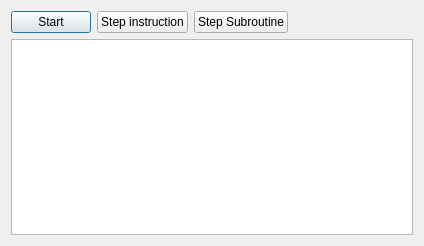
<?xml version="1.0" encoding="UTF-8"?>
<ui version="4.0">
 <class>SourcesView</class>
 <widget class="QDialog" name="SourcesView">
  <property name="geometry">
   <rect>
    <x>0</x>
    <y>0</y>
    <width>424</width>
    <height>246</height>
   </rect>
  </property>
  <layout class="QVBoxLayout" name="verticalLayout">
   <item>
    <layout class="QHBoxLayout" name="horizontalLayout">
     <item>
      <widget class="StartStopButton" name="startStopButton">
       <property name="text">
        <string>Start</string>
       </property>
       <property name="icon">
        <iconset resource="../icons.qrc">
         <normaloff>:/icons/start.png</normaloff>:/icons/start.png</iconset>
       </property>
      </widget>
     </item>
     <item>
      <widget class="QPushButton" name="stepInstructionButton">
       <property name="text">
        <string>Step instruction</string>
       </property>
       <property name="icon">
        <iconset resource="../icons.qrc">
         <normaloff>:/icons/step-instruction.png</normaloff>:/icons/step-instruction.png</iconset>
       </property>
      </widget>
     </item>
     <item>
      <widget class="QPushButton" name="stepSubroutineButton">
       <property name="text">
        <string>Step Subroutine</string>
       </property>
       <property name="icon">
        <iconset resource="../icons.qrc">
         <normaloff>:/icons/step-subroutine.png</normaloff>:/icons/step-subroutine.png</iconset>
       </property>
      </widget>
     </item>
     <item>
      <spacer name="horizontalSpacer">
       <property name="orientation">
        <enum>Qt::Horizontal</enum>
       </property>
       <property name="sizeHint" stdset="0">
        <size>
         <width>40</width>
         <height>20</height>
        </size>
       </property>
      </spacer>
     </item>
    </layout>
   </item>
   <item>
    <widget class="ce::CodeEditor" name="codeView">
     <property name="lineWrapMode">
      <enum>QPlainTextEdit::NoWrap</enum>
     </property>
     <property name="readOnly">
      <bool>true</bool>
     </property>
    </widget>
   </item>
  </layout>
 </widget>
 <customwidgets>
  <customwidget>
   <class>StartStopButton</class>
   <extends>QPushButton</extends>
   <header>views/StartStopButton.h</header>
  </customwidget>
  <customwidget>
   <class>ce::CodeEditor</class>
   <extends>QPlainTextEdit</extends>
   <header>codeeditor/CodeEditor.h</header>
  </customwidget>
 </customwidgets>
 <resources>
  <include location="../icons.qrc"/>
 </resources>
 <connections>
  <connection>
   <sender>startStopButton</sender>
   <signal>clicked()</signal>
   <receiver>SourcesView</receiver>
   <slot>onStartStopButtonClicked()</slot>
   <hints>
    <hint type="sourcelabel">
     <x>48</x>
     <y>23</y>
    </hint>
    <hint type="destinationlabel">
     <x>211</x>
     <y>122</y>
    </hint>
   </hints>
  </connection>
 </connections>
 <slots>
  <slot>onStartStopButtonClicked()</slot>
 </slots>
</ui>
